Frame 1 (no input): blank canvas, image omitted
Frame 60 (the mouse pressed at the canvas centre just before this capture): blank canvas, image omitted
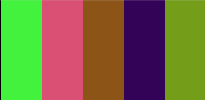
Frame 120 (the mouse held since frame 60 and released just before this capture)

The Processing sketch whose frames 1 and 60 were blank and that drew this single picture after the mouse press (run headless with seeded random() and noise(); from frame 60 on, the mouse is pressed at the canvas centre):

// Processing sketch: createGradient
// ── createGradient.pde
static abstract class GradientSliceType {
  static final int EVEN = 0;
  static final int RAND = 1;
}

static abstract class GradientType {
  static final int SMOOTH = 0;
  static final int DISCRETE = 1;
}

int maxPaletteColors = 6;
int minPaletteColors = 2;
int paletteColors = 0;
int[] myPalette;
int paletteSize = 0;
int click=0;
int gradientSliceType = GradientSliceType.EVEN;
int gradientType = GradientType.DISCRETE;
color[] gradValues;

//-------------------------

void setup() {
  size(205, 100);
  gradValues = new color[width];
}

void draw() {
  if (click==1) {
    paletteColors = int(random(minPaletteColors, maxPaletteColors+1));
    click=0;
    generateRandomPalette();
    generateGradient();
  }
}

void mousePressed() {
  click=1;
}

void keyPressed() {
  if (key == 'e' || key == 'E') {   // toggle [E]ven/Random Gradient slices
    gradientSliceType = (gradientSliceType == GradientSliceType.EVEN ? 
      GradientSliceType.RAND : GradientSliceType.EVEN);
    click=1;
  }
  if (key == 's' || key == 'S') {   // toggle [S]mooth/Discrete
    gradientType = (gradientType == GradientType.SMOOTH ? 
      GradientType.DISCRETE : GradientType.SMOOTH);
    click=1;
  }
  if (key == 'n' || key == 'N') {   // [N]ext
    click=1;
  }
}

void generateRandomPalette() {
  int[] gradPalette = new int[paletteColors];
  //gradPalette[0] = color(0);
  for (int i=0; i<paletteColors; i++) {
    float r = random(255); //random(128, 255);
    float g = random(255); //random(128, 255);
    float b = random(255); //random(128, 255);
    color c = color(r, g, b);
    //print(i, hex(c), "");
    gradPalette[i] = c;
  }
  println("");
  myPalette = gradPalette;
  paletteSize = myPalette.length;
  println(savePaletteAsHexStrings());
} 

String savePaletteAsHexStrings() {
  String retString = "";
  for (int i=0; i<myPalette.length; i++) {
    String s = hex(myPalette[i]);
    retString += s + ";";
  }
  retString = retString.substring(0, retString.length()-1);  // chop off the last ";"  
  return retString;
}

void generateGradient() {  
  fill(255);
  int ndx = 0;
  int prev = 0;
  color from = myPalette[0];
  color to;
  println("palette size = " + paletteSize);
  //println (200/3.0);
  int sliceWidth = int(round(width/(paletteSize * 1.0)));  // even width slices
  //println("sliceWidth: " + sliceWidth);
  for (int i=0; i<paletteSize; i++) {
    from = myPalette[i];
    if (i == paletteSize-1) {
      to = from;
    } else {
      to = myPalette[i+1];
    }
    if (gradientSliceType == GradientSliceType.RAND) {
      sliceWidth = int(random(ndx, width));  // random width slices
    }
    if (ndx > 0) {
      prev = ndx;
    }
    ndx = ndx + sliceWidth;
    if (ndx > width) {
      ndx = width;
    } else {
      // if this is our last slice and the end of our segment is less than width, pad it out
      if (i == paletteSize-1) {
        ndx = width;
      }
    }
    println(prev, ndx);
    if (gradientType == GradientType.DISCRETE) {
      color newColor = myPalette[i];
      for (int j=prev; j<ndx; j++) {
        line(j, 0, j, height);
        stroke(newColor);
        gradValues[j]=newColor;
      }
    } 
    else {
      lerpColors(prev, ndx, from, to);
    }
  }
}

void lerpColors(int prev, int ndx, color from, color to) {
  int segmentWidth = ndx - prev;
  color newColor = from;
  for (int j=prev; j<ndx; j++) {
    float y = 1.0 - (ndx-j)/(segmentWidth * 1.0);
    newColor = lerpColor(from, to, y); 
    if (j<width) {
      gradValues[j]=newColor;
    }
    line(j, 0, j, height);
    stroke(newColor);
  }
  from = newColor;
}
